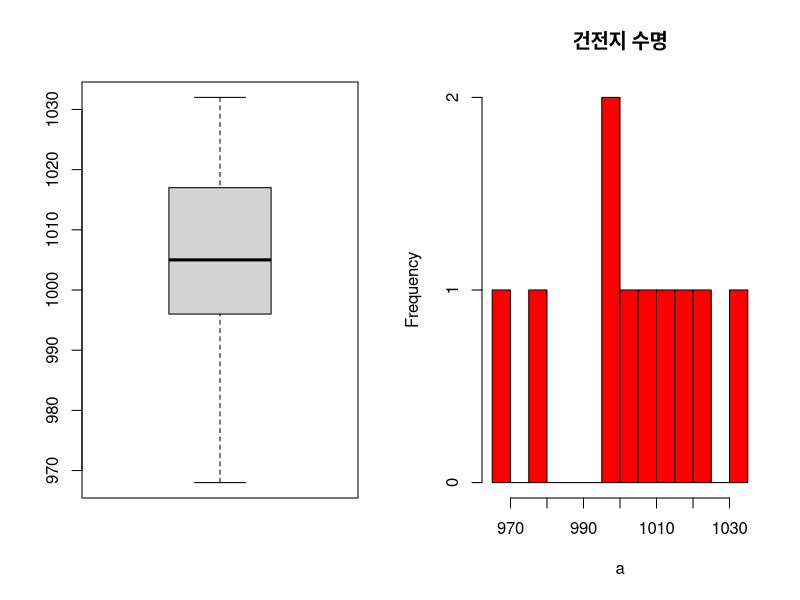
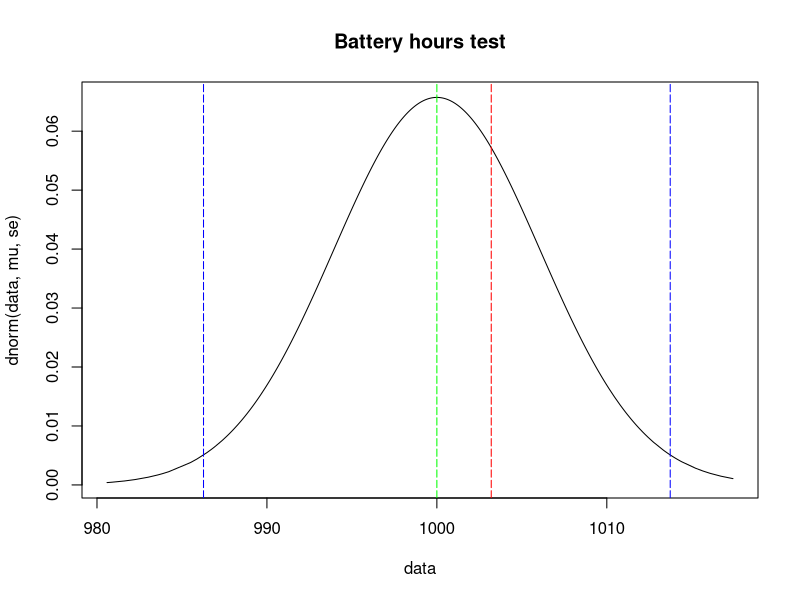

Reproduce these figures in R, in order.
install.packages("psych")
a <- c(980, 1008, 968, 1032, 1012, 996, 1021, 1002, 996, 1017)
str(a)
library(psych)
describe(a)
opar <- par(no.readonly = T)
par(mfrow=c(1,2))
boxplot(a)
hist(a,breaks = 10,col="red",main = "건전지 수명")
par(opar)
t.test(a, alternative = c("two.sided"),mu=1000)
mu=1000
se=6.07
inter = qt(p=0.025, df = 9)
data <- rnorm(1000,mu,se)
data <- sort(data)
plot(data, dnorm(data,mu,se),type ='l',main="Battery hours test")
abline(v=mu, col="green",lty=5)
abline(v=mu+inter*se, col="blue",lty=5)
abline(v=mu-inter*se, col="blue",lty=5)
abline(v=1003.2, col="red",lty=5)
